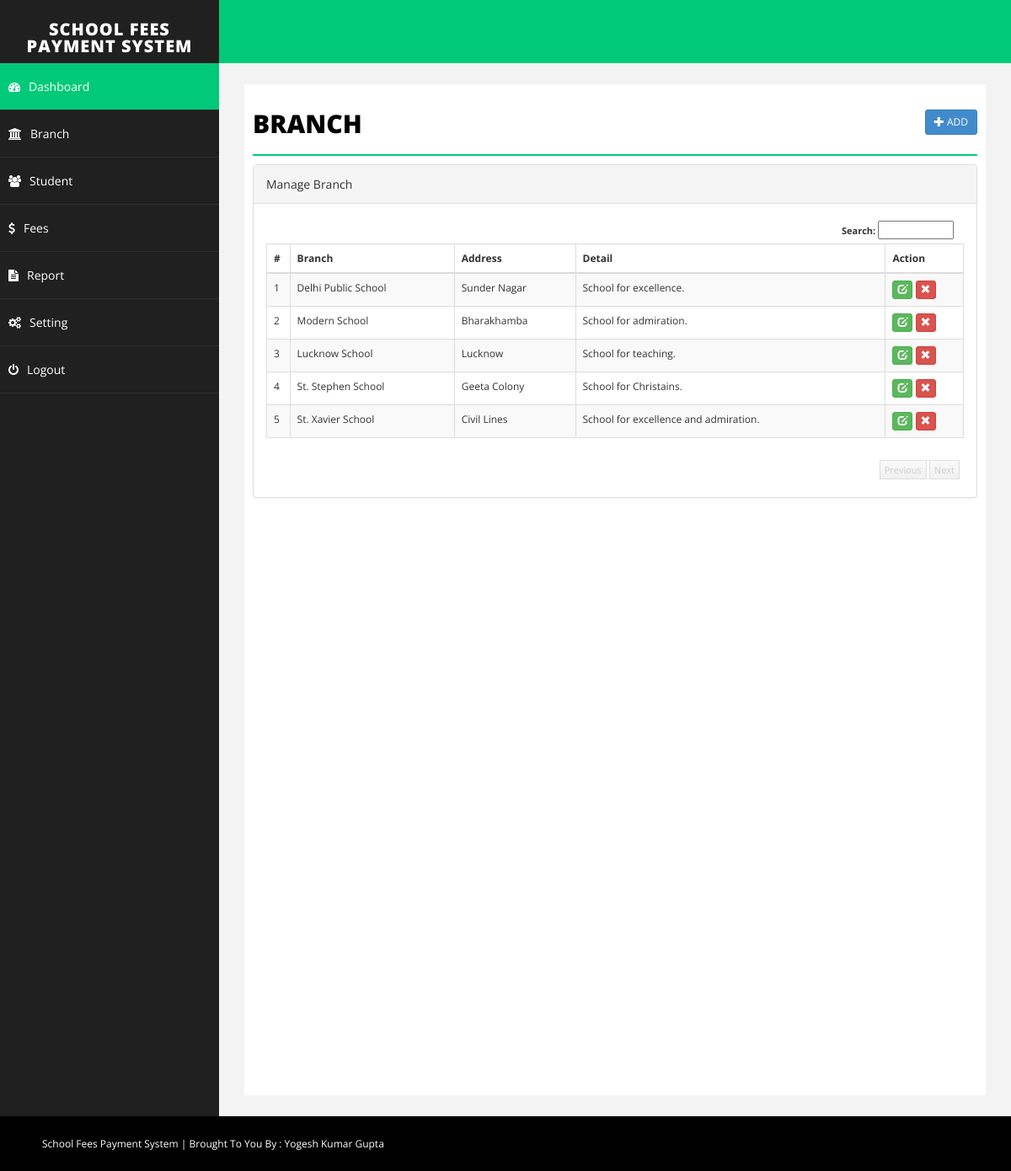
/branch.php (signed in), run on the app's committed database.
### tables this page shows
CREATE TABLE IF NOT EXISTS `branch` (
`id` int(255) NOT NULL,
  `branch` varchar(255) NOT NULL,
  `address` text NOT NULL,
  `detail` text NOT NULL,
  `delete_status` enum('0','1') NOT NULL DEFAULT '0'
);

### branch.php (the view, shortened to what this page needs)
<?php
include("php/dbconnect.php");
$branch='';
$address='';
$detail = '';
$id= '';
$action = "add";
?>
<!DOCTYPE html>
<html xmlns="http://www.w3.org/1999/xhtml">
<head>
    <link href="css/bootstrap.css" rel="stylesheet" />
    <link href="css/font-awesome.css" rel="stylesheet" />
    <link href="css/basic.css" rel="stylesheet" />
    <link href="css/custom.css" rel="stylesheet" />
</head>
<?php
include("php/header.php");
?>
        <div id="page-wrapper">
            <div id="page-inner">
                <div class="row">
                    <div class="col-md-12">
                        <h1 class="page-head-line">Branch
						<?php
						echo (isset($_GET['action']) && @$_GET['action']=="add" || @$_GET['action']=="edit")?
						' <a href="branch.php" class="btn btn-primary btn-sm pull-right">Back <i class="glyphicon glyphicon-arrow-right"></i></a>':'<a href="branch.php?action=add" class="btn btn-primary btn-sm pull-right"><i class="glyphicon glyphicon-plus"></i> Add </a>';
						?>
						</h1>
                    </div>
                </div>
        <?php
		 if(isset($_GET['action']) && @$_GET['action']=="add" || @$_GET['action']=="edit")
		 {
		?>
			<script type="text/javascript" src="js/validation/jquery.validate.min.js"></script>
                <div class="row">
                    <div class="col-sm-8 col-sm-offset-2">
               <div class="panel panel-primary">
                        <div class="panel-heading">
                           <?php echo ($action=="add")? "Add Branch": "Edit Branch"; ?>
                        </div>
						<form action="branch.php" method="post" id="signupForm1" class="form-horizontal">
                        <div class="panel-body">
						<div class="form-group">
								<label class="col-sm-2 control-label" for="Old">Branch </label>
								<div class="col-sm-10">
									<input type="text" class="form-control" id="branch" name="branch" value="<?php echo $branch;?>"  />
								</div>
							</div>
							<div class="form-group">
								<label class="col-sm-2 control-label" for="Password"> Address </label>
								<div class="col-sm-10">
	                        <textarea class="form-control" id="address" name="address"><?php echo $address;?></textarea >
								</div>
							</div>
							<div class="form-group">
								<label class="col-sm-2 control-label" for="Confirm"> Detail</label>
								<div class="col-sm-10">
									    <textarea class="form-control" name="detail" id="detail"><?php echo $detail;?></textarea >
								</div>
							</div>
						<div class="form-group">
								<div class="col-sm-8 col-sm-offset-2">
								<input type="hidden" name="id" value="<?php echo $id;?>">
								<input type="hidden" name="action" value="<?php echo $action;?>">
									<button type="submit" name="save" class="btn btn-primary">Save </button>
								</div>
							</div>
                         </div>
							</form>
                        </div>
                            </div>
                </div>
		<script type="text/javascript">
		$( document ).ready( function () {
			 if($("#signupForm1").length > 0)
         {
			$( "#signupForm1" ).validate( {
				rules: {
					branch: "required",
					address: "required"
				},
				messages: {
					branch: "Please enter branch name",
					address: "Please enter address"
				},
				errorElement: "em",
				errorPlacement: function ( error, element ) {
					// Add the `help-block` class to the error element
					error.addClass( "help-block" );
					// Add `has-feedback` class to the parent div.form-group
					// in order to add icons to inputs
					element.parents( ".col-sm-10" ).addClass( "has-feedback" );
					if ( element.prop( "type" ) === "checkbox" ) {
						error.insertAfter( element.parent( "label" ) );
					} else {
						error.insertAfter( element );
					}
					// Add the span element, if doesn't exists, and apply the icon classes to it.
					if ( !element.next( "span" )[ 0 ] ) {
						$( "<span class='glyphicon glyphicon-remove form-control-feedback'></span>" ).insertAfter( element );
					}
				},
				success: function ( label, element ) {
					// Add the span element, if doesn't exists, and apply the icon classes to it.
					if ( !$( element ).next( "span" )[ 0 ] ) {
						$( "<span class='glyphicon glyphicon-ok form-control-feedback'></span>" ).insertAfter( $( element ) );
					}
				},
				highlight: function ( element, errorClass, validClass ) {
					$( element ).parents( ".col-sm-10" ).addClass( "has-error" ).removeClass( "has-success" );
					$( element ).next( "span" ).addClass( "glyphicon-remove" ).removeClass( "glyphicon-ok" );
				},
				unhighlight: function ( element, errorClass, validClass ) {
					$( element ).parents( ".col-sm-10" ).addClass( "has-success" ).removeClass( "has-error" );
					$( element ).next( "span" ).addClass( "glyphicon-ok" ).removeClass( "glyphicon-remove" );
				}
			} );
			}
		} );
	</script>
		<?php
		}else{
		?>
		 <link href="css/datatable/datatable.css" rel="stylesheet" />
		<div class="panel panel-default">
                        <div class="panel-heading">
                            Manage Branch
                        </div>
                        <div class="panel-body">
                             <div class="table-sorting table-responsive">
                                <table class="table table-striped table-bordered table-hover" id="tSortable22">
                                    <thead>
                                        <tr>
                                            <th>#</th>
                                            <th>Branch</th>
                                            <th>Address</th>
                                            <th>Detail</th>
											<th>Action</th>
                                        </tr>
                                    </thead>
                                    <tbody>
									<?php
									$sql = "select * from branch where delete_status='0'";
									$q = $conn->query($sql);
									$i=1;
									while($r = $q->fetch_assoc())
									{
									echo '<tr>
                                            <td>'.$i.'</td>
                                            <td>'.$r['branch'].'</td>
                                            <td>'.$r['address'].'</td>
                                            <td>'.$r['detail'].'</td>
											<td>
											<a href="branch.php?action=edit&id='.$r['id'].'" class="btn btn-success btn-xs"><span class="glyphicon glyphicon-edit"></span></a>
											<a onclick="return confirm(\'Are you sure you want to delete this record\');" href="branch.php?action=delete&id='.$r['id'].'" class="btn btn-danger btn-xs"><span class="glyphicon glyphicon-remove"></span></a> </td>
                                        </tr>';
										$i++;
									}
									?>
                                    </tbody>
                                </table>
                            </div>
                        </div>
                    </div>
		<?php
		}
		?>
            </div>
        </div>
    </div>
    <div id="footer-sec">
	School Fees Payment System | Brought To You By : Yogesh Kumar Gupta
    </div>
</body>
</html>

### php/header.php (shortened to what this page needs)
<body>
    <div id="wrapper">
        <nav class="navbar navbar-default navbar-cls-top " role="navigation" style="margin-bottom: 0">
            <div class="navbar-header">
                <a class="navbar-brand" href="index.php">School Fees Payment System</a>
            </div>
        </nav>
        <nav class="navbar-default navbar-side" role="navigation">
            <div class="sidebar-collapse">
                <ul class="nav" id="main-menu">
                    <li>
                        <a class="active-menu" href="index.php"><i class="fa fa-dashboard "></i>Dashboard</a>
                    </li>
					 <li>
                        <a href="branch.php"><i class="fa fa-university "></i>Branch</a>
                    </li>
					 <li>
                        <a href="student.php"><i class="fa fa-users "></i>Student</a>
                    </li>
					<li>
                        <a href="fees.php"><i class="fa fa-usd "></i>Fees</a>
                    </li>
					 <li>
                        <a href="report.php"><i class="fa fa-file-text "></i>Report </a>
                    </li>
					<li>
                        <a href="setting.php"><i class="fa fa-cogs "></i>Setting</a>
                    </li>
					 <li>
                        <a href="logout.php"><i class="fa fa-power-off "></i>Logout</a>
                    </li>
                </ul>
            </div>
        </nav>

### css/basic.css (style rules this page uses)
body { font-family: 'Open Sans', sans-serif; line-height:25px; }
#wrapper { width: 100%; background: #202020; }
#page-wrapper { padding: 15px 15px; min-height: 600px; background: #F3F3F3; }
#page-inner { width: 100%; margin: 10px 20px 10px 0px; background-color: #fff!important; padding: 10px; min-height: 1200px; }
.page-head-line { font-size: 30px; text-transform: uppercase; color: #000; font-weight: 800; padding-bottom: 20px; border-bottom: 2px solid #00CA79; margin-bottom: 10px; }
.navbar-cls-top .navbar-brand { color: #fff; background: #202020; width: 260px; text-align: center; height: 75px; font-size: 20px; letter-spacing: 1px; font-weight: 900; padding-top: 25px; text-transform:uppercase; }
.active-menu { background-color: #00CA79!important; }
.sidebar-collapse, .sidebar-collapse .nav { background: none; }
.sidebar-collapse .nav { padding: 0; }
.sidebar-collapse .nav > li > a { color: #fff; background: #202020; text-shadow: none; padding: 15px 40px; border-bottom: 1px solid #2F2E31; }
.sidebar-collapse > .nav > li > a { padding: 15px 10px; }
.navbar-side { border: none; background-color: #202020; }
.navbar-cls-top { background: #00CA79; border-bottom: none; }
.navbar-default { border: 0px solid black; }
.navbar-header { background: #000000; }
.nav > li > a > i { margin-right: 10px; }
#footer-sec { background-color:#000; padding:20px 50px; color:#fff; font-size:12px; }
@media (min-width:768px) { #page-wrapper { margin: 0 0 0 260px; padding: 15px 30px; min-height: 1200px; } }
@media (min-width:768px) { .navbar-side { z-index: 1; position: absolute; width: 260px; } }
@media (min-width:768px) { .navbar { border-radius: 0px; } }

### css/datatable/datatable.css (style rules this page uses)
.dataTable { float: left; }
.table-sorting { padding: 0px; position: relative; font-size: 12px; background-color: #FFF; }
.table-sorting .table { border-top: 1px solid #DDD; border-bottom: 1px solid #DDD; }
.table-sorting .sorting_asc { background: url('../../img/datatable/sort_asc.png') no-repeat center right; cursor: pointer; }
.table-sorting .sorting { background: url('../../img/datatable/sort_both.png') no-repeat center right; cursor: pointer; }

### data on the page
branch: branch "Delhi Public School", address "Sunder Nagar", detail "School for excellence."
branch: branch "Modern School", address "Bharakhamba", detail "School for admiration."
branch: branch "Lucknow School", address "Lucknow", detail "School for teaching."
branch: branch "St. Stephen School", address "Geeta Colony", detail "School for Christains."
branch: branch "St. Xavier School", address "Civil Lines", detail "School for excellence and admiration."
